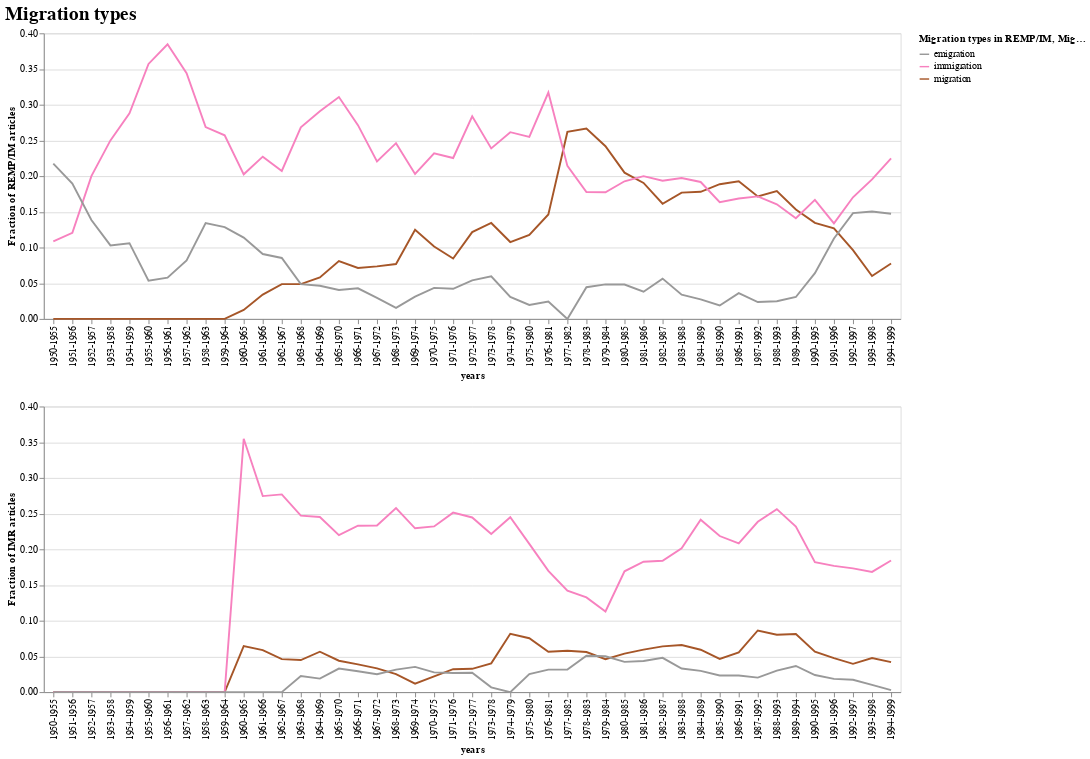

Notebook code for this chart:
### Code cell
selected_topics = ['migration','immigration','emigration']
selected_topic_words = {topic: topic_words[topic] for topic in selected_topics }

c1 = ca.alt_topic_chart(selected_topics=selected_topic_words,
                   topic_df=df_remp_im, 
                   var_name='migration_type', source='REMP/IM', title='Migration types in REMP/IM')

c2 = ca.alt_topic_chart(selected_topics=selected_topic_words,
                   topic_df=df_imr_research, 
                   var_name='migration_type', source='IMR', title='Migration Types in IMR')

alt.vconcat(c1, c2).properties(
    title='Migration types'
).configure_title(
    fontSize=20,
    font='Verdana',
    align='center',
    color='black'
)

### Figure 1 — Vega-Lite specification as saved in the notebook (floating-point values rounded to 4 significant figures; data arrays with more than 128 entries replaced by an {"elided": "..."} marker saying what was removed)
{"config": {"view": {"continuousWidth": 400, "continuousHeight": 300}, "title": {"align": "center", "color": "black", "font": "Verdana", "fontSize": 20}}, "vconcat": [{"data": {"name": "data-65a19cc2bff1cca2e1d876c1796d63aa"}, "mark": "line", "encoding": {"color": {"type": "ordinal", "field": "migration_type", "scale": {"reverse": true, "scheme": "set1"}, "title": "Migration types in REMP/IM"}, "x": {"type": "nominal", "axis": {"tickCount": 10}, "field": "years"}, "y": {"type": "quantitative", "field": "Fraction of REMP/IM articles"}}}, {"data": {"name": "data-866ccec43131fc8ecb3cacd70c5af1c7"}, "mark": "line", "encoding": {"color": {"type": "ordinal", "field": "migration_type", "scale": {"reverse": true, "scheme": "set1"}, "title": "Migration Types in IMR"}, "x": {"type": "nominal", "axis": {"tickCount": 10}, "field": "years"}, "y": {"type": "quantitative", "field": "Fraction of IMR articles"}}}], "title": "Migration types", "$schema": "https://vega.github.io/schema/vega-lite/v4.8.1.json", "datasets": {"data-65a19cc2bff1cca2e1d876c1796d63aa": {"elided": "135 records"}, "data-866ccec43131fc8ecb3cacd70c5af1c7": {"elided": "135 records"}}}
